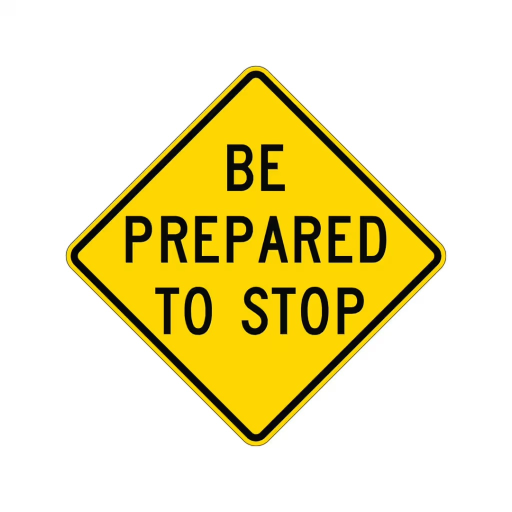
#> input picture Data-Collection-Utilities/Artificial-Collect/L1-Images/Be Prepared to Stop.jpeg, 1024 x 1024 px (shown at 1/2 size); its folder holds only this picture in this run
$ python generateData.py
#> lines starting #> are read from the running program, lines starting #| are printed output that depends on the picture
#!/usr/bin/env python3
"""
Image Augmentation Script
==========================
Generates 100 variants per image (5x5 position grid × 4 zoom levels)
on a 384×384 white canvas. Same transforms applied identically to all images.

Usage:
    python3 generate_variants.py

Input:  ~/Desktop/VCC-2026/Data-Collection-Utilities/artificial collect/L1-Images/
Output: ~/Desktop/VCC-2026/Data-Collection-Utilities/artificial collect/L1-Output/<original_name>/<variant>.jpg
"""

import os
from pathlib import Path
from PIL import Image

# ─── CONFIG ───────────────────────────────────────────────────────────────────

CANVAS_SIZE   = 384          # output canvas is always 384×384
GRID_COLS     = 5            # 5 columns
GRID_ROWS     = 5            # 5 rows  →  25 positions
ZOOM_LEVELS   = [0.40, 0.55, 0.70, 0.85]   # image occupies this fraction of canvas
CANVAS_BG     = (255, 255, 255)             # white background

# Root folder (absolute path)
ROOT = Path.home() / "Desktop/VCC-2026/Data-Collection-Utilities/artificial collect"
INPUT_DIR  = ROOT / "L1-Images"
OUTPUT_DIR = ROOT / "L1-Output"

# ─── BUILD TRANSFORM TABLE ────────────────────────────────────────────────────
# 25 positions × 4 zooms = 100 transforms, fixed/deterministic.
# Position is the top-left corner (x, y) of the pasted image on the canvas.
# The image is fully visible at all times (clamped to canvas bounds).

def build_transforms():
    transforms = []
    variant_id = 1
    for zoom in ZOOM_LEVELS:
        for row in range(GRID_ROWS):
            for col in range(GRID_COLS):
                transforms.append({
                    "id":   variant_id,
                    "zoom": zoom,
                    "col":  col,
                    "row":  row,
                })
                variant_id += 1
    return transforms   # 100 entries


def apply_transform(src_img: Image.Image, zoom: float, col: int, row: int) -> Image.Image:
    """
    Place src_img on a white 384×384 canvas.

    - Image is scaled proportionally so its longest side = zoom × CANVAS_SIZE.
    - Position is chosen from a 5×5 grid covering the valid placement range
      (i.e. the canvas area where the entire scaled image still fits).
    """
    canvas = Image.new("RGB", (CANVAS_SIZE, CANVAS_SIZE), CANVAS_BG)

    # --- scale image (proportional, longest side → zoom * CANVAS_SIZE) ---
    max_side = int(zoom * CANVAS_SIZE)
    src_w, src_h = src_img.size
    scale = min(max_side / src_w, max_side / src_h)
    new_w = int(src_w * scale)
    new_h = int(src_h * scale)
    scaled = src_img.resize((new_w, new_h), Image.LANCZOS)

    # --- determine valid placement range ---
    # top-left x can range [0 .. CANVAS_SIZE - new_w]
    # top-left y can range [0 .. CANVAS_SIZE - new_h]
    x_range = CANVAS_SIZE - new_w   # could be 0 if image fills full width
    y_range = CANVAS_SIZE - new_h

    # divide range into GRID_COLS / GRID_ROWS steps (evenly spaced)
    if GRID_COLS > 1:
        x = int(col * x_range / (GRID_COLS - 1))
    else:
        x = x_range // 2

    if GRID_ROWS > 1:
        y = int(row * y_range / (GRID_ROWS - 1))
    else:
        y = y_range // 2

    canvas.paste(scaled, (x, y))
    return canvas


# ─── MAIN ─────────────────────────────────────────────────────────────────────

def main():
    if not INPUT_DIR.exists():
        print(f"❌  Input directory not found:\n    {INPUT_DIR}")
        return

    image_files = sorted([
        f for f in INPUT_DIR.iterdir()
        if f.suffix.lower() in (".jpg", ".jpeg")
    ])

    if not image_files:
        print(f"❌  No JPG images found in:\n    {INPUT_DIR}")
        return

    print(f"✅  Found {len(image_files)} images in L1-Images/")
    transforms = build_transforms()
    print(f"✅  {len(transforms)} transforms (5×5 positions × {len(ZOOM_LEVELS)} zoom levels)")
    print(f"📁  Output → {OUTPUT_DIR}\n")

    for img_path in image_files:
        # Output folder named after the original file (without extension)
        out_folder = OUTPUT_DIR / img_path.stem
        out_folder.mkdir(parents=True, exist_ok=True)

        src = Image.open(img_path).convert("RGB")
#> src is the input picture: PIL image 1024x1024 RGB; mean R, G, B 237.5, 228.7, 181.1

        for t in transforms:
            canvas = apply_transform(src, t["zoom"], t["col"], t["row"])

            # Filename: <stem>_v001_z40_r0_c0.jpg
            zoom_pct = int(t["zoom"] * 100)
            out_name = (
                f"{img_path.stem}"
                f"_v{t['id']:03d}"
                f"_z{zoom_pct}"
                f"_r{t['row']}_c{t['col']}"
                f".jpg"
            )
            canvas.save(out_folder / out_name, "JPEG", quality=95)
#> this loop made 100 passes
#> pass 1, in apply_transform, `scaled = src_img.resize((new_w, new_h), Image.LANCZOS)`:
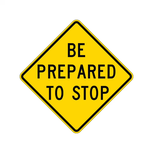
#> scaled: PIL image 153x153 RGB; mean R, G, B 237.4, 228.9, 181.1
#> pass 1, in main, `canvas = apply_transform(src, t["zoom"], t["col"], t["row"])`:
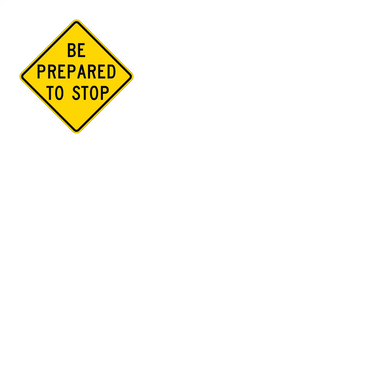
#> canvas: PIL image 384x384 RGB; mean R, G, B 252.2, 250.9, 243.3
#> pass 2, in main, `canvas = apply_transform(src, t["zoom"], t["col"], t["row"])`:
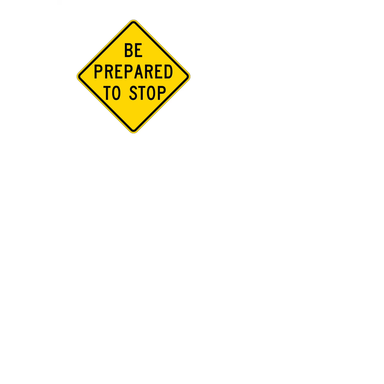
#> canvas: PIL image 384x384 RGB; mean R, G, B 252.2, 250.9, 243.3
#> after the loop:
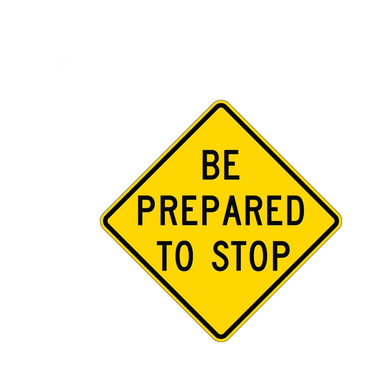
#> canvas: PIL image 384x384 RGB; mean R, G, B 242.4, 236.1, 201.8

        print(f"  ✓  {img_path.name}  →  {len(transforms)} variants saved")

    total = len(image_files) * len(transforms)
    print(f"\n🎉  Done! {total} total images written to L1-Output/")
    print(f"\nFolder structure:")
    print(f"  L1-Output/")
    print(f"  ├── <image_name>/")
    print(f"  │   ├── <image_name>_v001_z40_r0_c0.jpg   ← zoom 40%, row 0, col 0 (top-left)")
    print(f"  │   ├── <image_name>_v002_z40_r0_c1.jpg")
    print(f"  │   ├── ... (100 variants per image)")
    print(f"  └── ...")


if __name__ == "__main__":
    main()

$ run again, on Data-Collection-Utilities/Artificial-Collect/L1-Images/Left Turn Yield on Green.jpeg
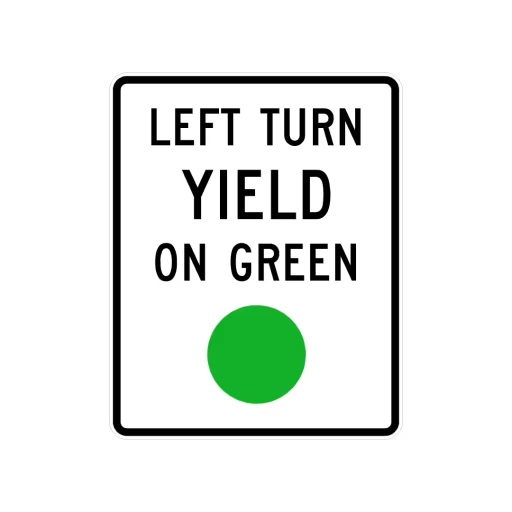
#> input picture Data-Collection-Utilities/Artificial-Collect/L1-Images/Left Turn Yield on Green.jpeg, 1024 x 1024 px (shown at 1/2 size)
#> in main, src is the input picture: PIL image 1024x1024 RGB; mean R, G, B 230.1, 234.7, 230.7
#> the loop in main, `for t in transforms:` made 100 passes
#> pass 1, in apply_transform, `scaled = src_img.resize((new_w, new_h), Image.LANCZOS)`:
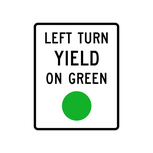
#> scaled: PIL image 153x153 RGB; mean R, G, B 230, 234.6, 230.6
#> after the loop in main, `for t in transforms:`:
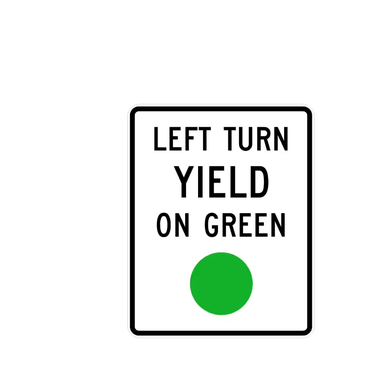
#> canvas: PIL image 384x384 RGB; mean R, G, B 237, 240.3, 237.5

$ run again, on Data-Collection-Utilities/Artificial-Collect/L1-Images/No Left Turn.jpeg
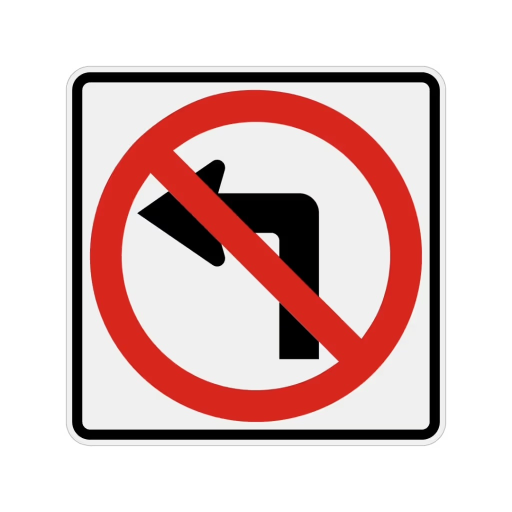
#> input picture Data-Collection-Utilities/Artificial-Collect/L1-Images/No Left Turn.jpeg, 1024 x 1024 px (shown at 1/2 size)
#> in main, src is the input picture: PIL image 1024x1024 RGB; mean R, G, B 220.9, 195.1, 193.6
#> the loop in main, `for t in transforms:` made 100 passes
#> pass 1, in main, `canvas = apply_transform(src, t["zoom"], t["col"], t["row"])`:
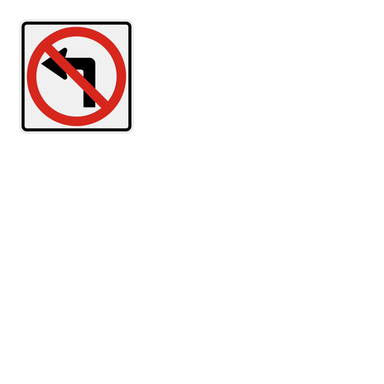
#> canvas: PIL image 384x384 RGB; mean R, G, B 249.7, 245.6, 245.3
#> after the loop in main, `for t in transforms:`:
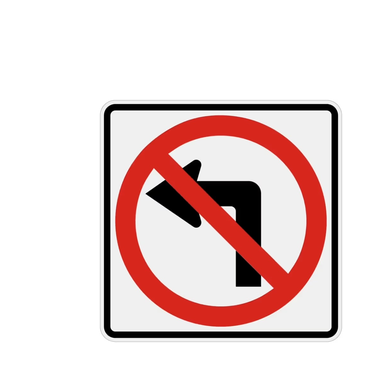
#> canvas: PIL image 384x384 RGB; mean R, G, B 230.5, 211.9, 210.9

$ run again, on Data-Collection-Utilities/Artificial-Collect/L1-Images/No Parking Double Arrow.jpeg
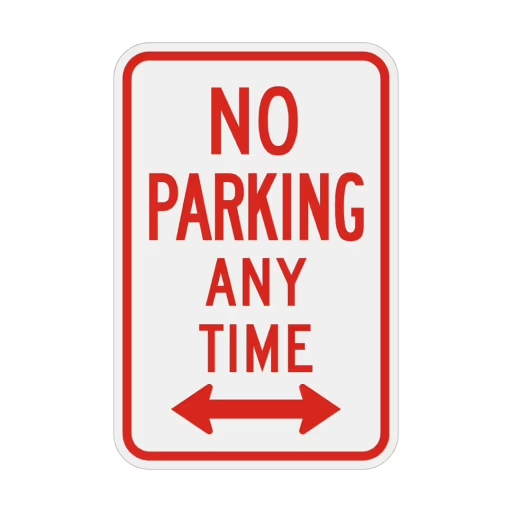
#> input picture Data-Collection-Utilities/Artificial-Collect/L1-Images/No Parking Double Arrow.jpeg, 1024 x 1024 px (shown at 1/2 size)
#> in main, src is the input picture: PIL image 1024x1024 RGB; mean R, G, B 244.6, 224.1, 223.1
#> the loop in main, `for t in transforms:` made 100 passes
#> pass 1, in apply_transform, `scaled = src_img.resize((new_w, new_h), Image.LANCZOS)`:
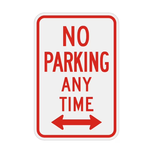
#> scaled: PIL image 153x153 RGB; mean R, G, B 244.5, 224, 223.1
#> after the loop in main, `for t in transforms:`:
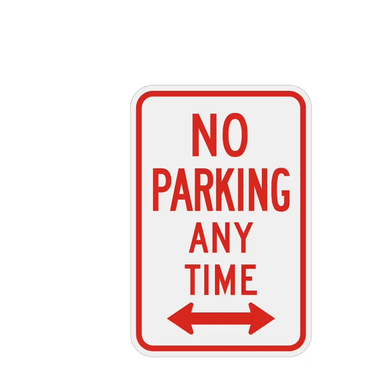
#> canvas: PIL image 384x384 RGB; mean R, G, B 247.5, 232.7, 232

$ run again, on Data-Collection-Utilities/Artificial-Collect/L1-Images/Do Not Enter.jpeg
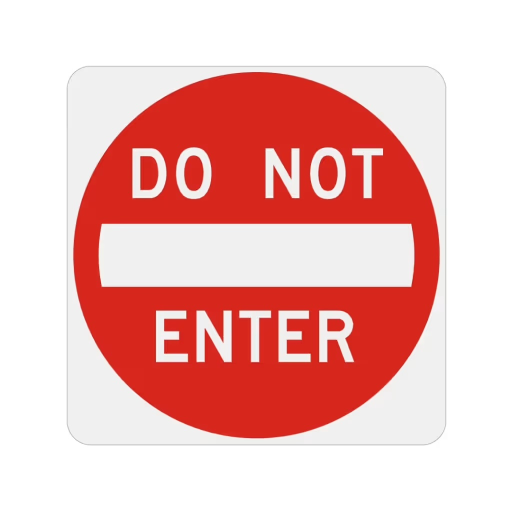
#> input picture Data-Collection-Utilities/Artificial-Collect/L1-Images/Do Not Enter.jpeg, 1024 x 1024 px (shown at 1/2 size)
#> in main, src is the input picture: PIL image 1024x1024 RGB; mean R, G, B 239, 187.7, 184.8
#> after the loop in main, `for t in transforms:`:
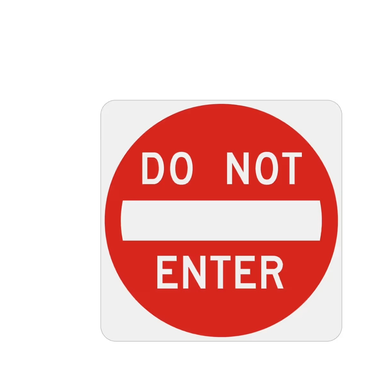
#> canvas: PIL image 384x384 RGB; mean R, G, B 243.4, 206.5, 204.4
